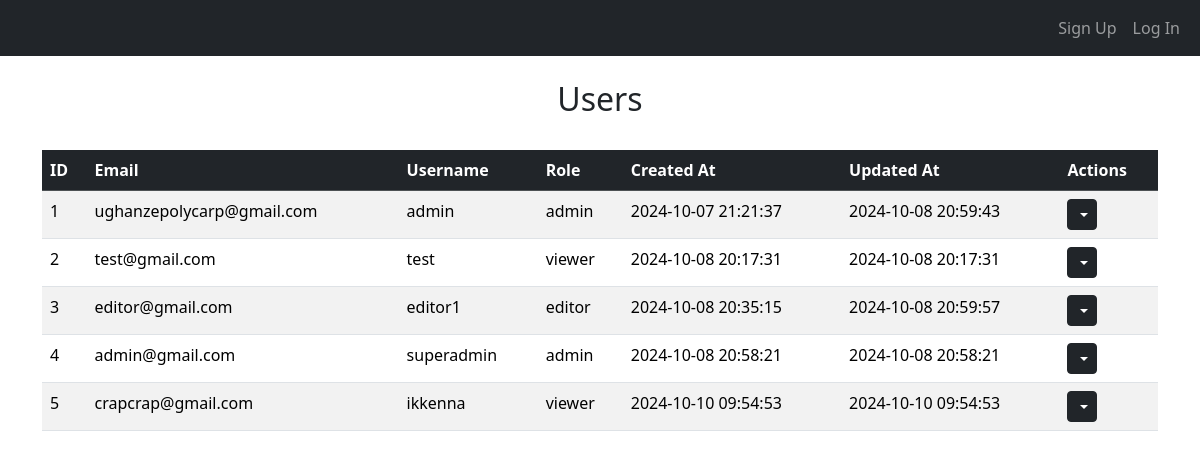
Screenshot of /users with the database file from the repository.
### website/models.py (models this page shows)
class User(db.Model, UserMixin):
    id = db.Column(db.Integer, primary_key=True)
    email = db.Column(db.String(150), unique=True)
    username = db.Column(db.String(150))
    password = db.Column(db.String(150))
    created_at = db.Column(db.DateTime(timezone=True), default=func.now())
    updated_at = db.Column(db.DateTime(timezone=True), default=func.now(), onupdate=func.now())
    role_id = db.Column(db.Integer, db.ForeignKey('roles.id'), nullable=False, default=3)
    role = db.relationship('Role', backref='users')

class Role(db.Model):
    __tablename__ = 'roles'
    id = db.Column(db.Integer, primary_key=True)
    role_name = db.Column(db.String(100), nullable=False, unique=True)

### website/views.py (the view)
@login_required
@views.route("/users", methods=["GET", "POST", "PUT", "DELETE"])
def users():
    users = User.query.all()
    return render_template("users.html", user=current_user, users=users)

### website/templates/users.html (shortened to what this page needs)
{% extends "base.html" %}
{% block content %}
<div>
    <br>
    <h2 align="center">Users</h2>
    <br>
    <table class="table table-striped table-hover">
        <thead class="table-dark">
            <tr>
                <th scope="col">ID</th>
                <th scope="col">Email</th>
                <th scope="col">Username</th>
                <th scope="col">Role</th>
                <th scope="col">Created At</th>
                <th scope="col">Updated At</th>
                <th scope="col">Actions</th>
            </tr>
        </thead>
        <tbody>
            {% for user in users %}
            <tr>
                <td>{{ user.id }}</td>
                <td>{{ user.email }}</td>
                <td>{{ user.username }}</td>
                <td>{{ user.role.role_name if user.role else 'No Role Assigned' }}</td>
                <td>{{ user.created_at.strftime('%Y-%m-%d %H:%M:%S') }}</td>
                <td>{{ user.updated_at.strftime('%Y-%m-%d %H:%M:%S') }}</td>
                <td>
                    <div class="btn-group">
                        <button type="button" class="btn btn-sm btn-dark dropdown-toggle" data-bs-toggle="dropdown">
                        </button>
                    </div>
                </td>
            </tr>
            {% endfor %}
        </tbody>
    </table>
</div>
{% endblock %}

### website/templates/base.html (shortened to what this page needs)
<!DOCTYPE html>
<html lang="en">
<head>
    <link href="https://cdn.jsdelivr.net/npm/bootstrap@5.3.3/dist/css/bootstrap.min.css" rel="stylesheet">
    <link rel="stylesheet" type="text/css" href="{{ url_for('static', filename='css/styles.css') }}">
</head>
<body>
    <nav class="navbar navbar-expand-lg navbar-dark bg-dark">
        <div class="container-fluid">
            <div class="collapse navbar-collapse" id="navbar">
                <div class="navbar-nav ms-auto">
                    {% if user.is_authenticated %}
                        <a class="nav-item nav-link {% if request.path == url_for('views.users') %}active{% endif %}" href="/users">Users</a>
                        <a class="nav-item nav-link {% if request.path == url_for('auth.log_out') %}active{% endif %}" href="/log-out">Logout</a>
                    {% else %}
                        <a class="nav-item nav-link {% if request.path == url_for('auth.sign_up') %}active{% endif %}" href="/sign-up">Sign Up</a>
                        <a class="nav-item nav-link {% if request.path == url_for('auth.login') %}active{% endif %}" href="/login">Log In</a>
                    {% endif %}
                </div>
            </div>
        </div>
    </nav>
    <div class="container">{% block content %}{% endblock %}</div>
</body>
</html>

### rows the page displays
User: id "1", email "ughanzepolycarp@gmail.com", username "admin", role "admin", created_at "2024-10-07 21:21:37", updated_at "2024-10-08 20:59:43"
User: id "2", email "test@gmail.com", username "test", role "viewer", created_at "2024-10-08 20:17:31", updated_at "2024-10-08 20:17:31"
User: id "3", email "editor@gmail.com", username "editor1", role "editor", created_at "2024-10-08 20:35:15", updated_at "2024-10-08 20:59:57"
User: id "4", email "admin@gmail.com", username "superadmin", role "admin", created_at "2024-10-08 20:58:21", updated_at "2024-10-08 20:58:21"
User: id "5", email "crapcrap@gmail.com", username "ikkenna", role "viewer", created_at "2024-10-10 09:54:53", updated_at "2024-10-10 09:54:53"
